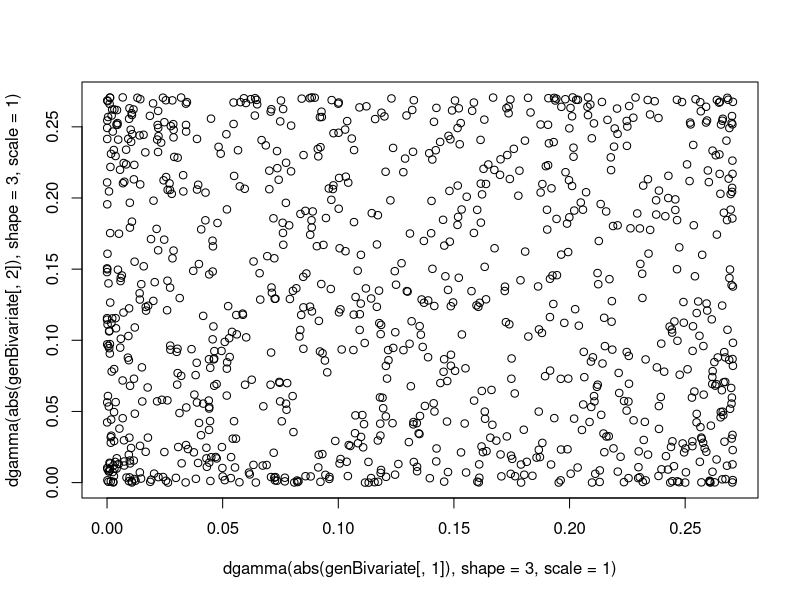

Recreate this plot in R.
library(mvtnorm)

genBivariate = abs(rmvnorm(n = 1000, mean = c(0, 0), sigma = matrix(c(1, 0, 0, 1), nrow = 2, ncol = 2)))

plot(dgamma(abs(genBivariate[,1]), shape = 3, scale = 1), dgamma(abs(genBivariate[,2]), shape = 3, scale = 1))